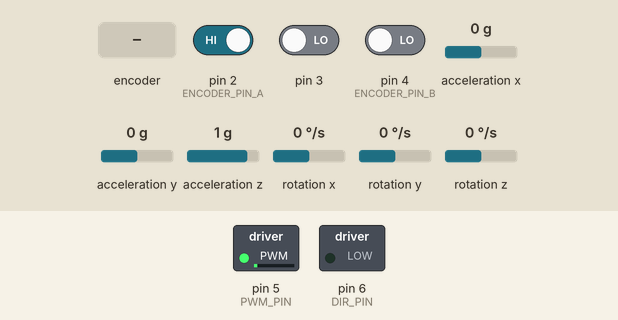
This sketch was run on a simulated Arduino Mega 2560, built with avr-gcc and run on an emulated ATmega2560. Parts: switched loads named in the sketch (green lamp = pin HIGH). Dashed ring = blinking. The inputs (shaded band) are chosen by the test bench; at power-on: acceleration x 0 g, pin 2 (ENCODER_PIN_A) HIGH, pin 3 LOW, pin 4 (ENCODER_PIN_B) LOW, acceleration y 0 g, acceleration z 1 g, rotation x 0 °/s, rotation y 0 °/s, rotation z 0 °/s. The sensor or clock chip raises its interrupt line as the real part does.

Above: at 1.7 s.
1.8 s: rotary encoder on pin 2 (ENCODER_PIN_A) / pin 4 (ENCODER_PIN_B) turned 3 steps (first pin leading)
At 2.05 s:
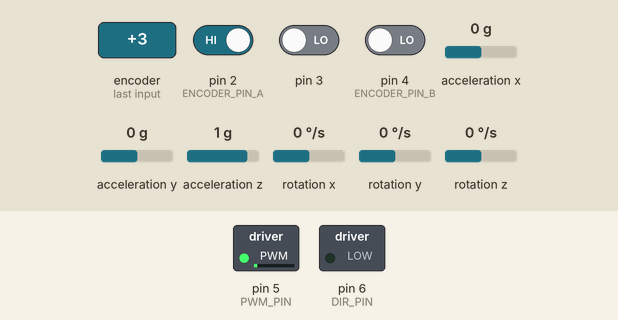
3.9 s: acceleration x set to -1.4 g
At 4.9 s:
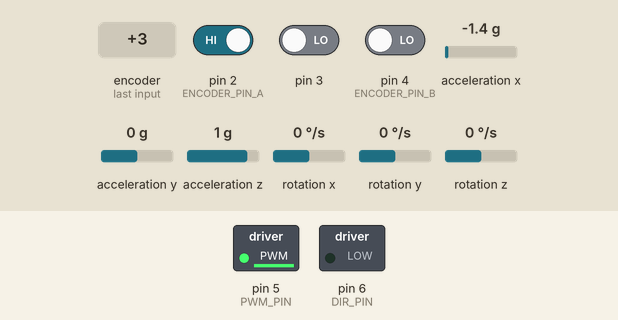
5.4 s: acceleration x set to 0.8 g
At 6.1 s:
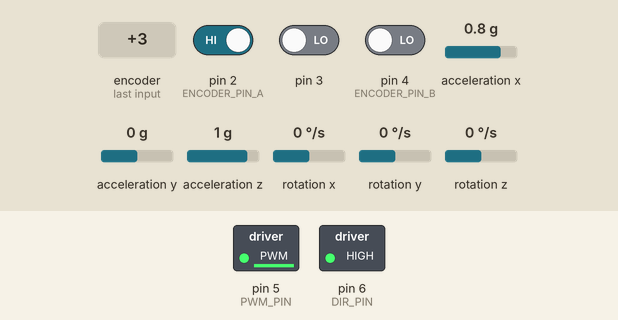
6.9 s: acceleration x set to -0.1 g
At 7.2 s:
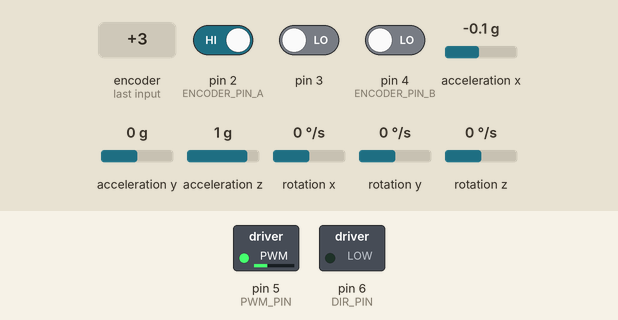
8.4 s: acceleration x set to -0.8 g
At 9.5 s:
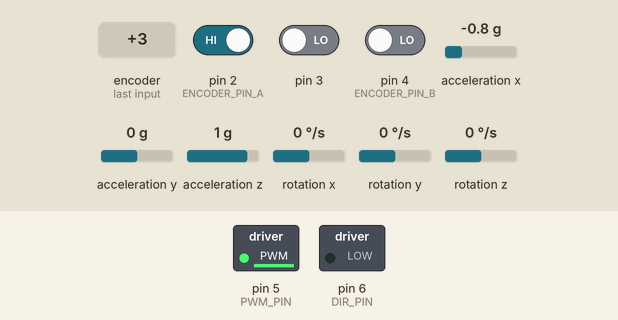
9.9 s: acceleration x set to 0 g
At 10.7 s:
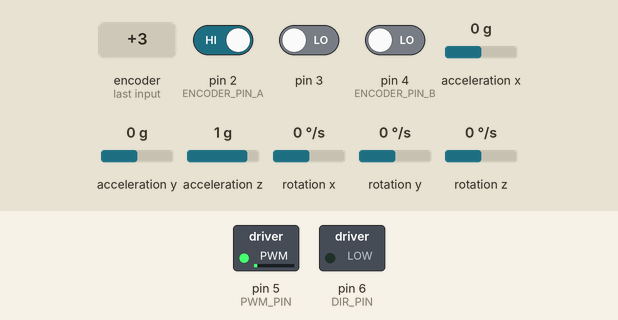
Timing chart, 0 to 12.4 s (numbered marks = the images above; inputs shaded):
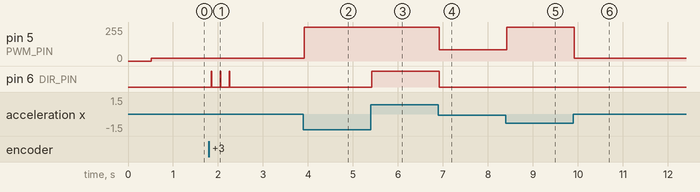

Measured:
- after the input at 1.8 s, pin 6 (DIR_PIN): alternates HIGH for 0.01 s and LOW for 0.19 s, 6 changes in all, then stays LOW, starting after 0.05 s
- after the input at 3.9 s, pin 5 (PWM_PIN): 21/255 → 254/255 at once
- after the input at 5.4 s, pin 6 (DIR_PIN): LOW → HIGH at once
- after the input at 6.9 s, pin 5 (PWM_PIN): 254/255 → 84/255 at once; pin 6 (DIR_PIN): HIGH → LOW at once
- after the input at 8.4 s, pin 5 (PWM_PIN): 84/255 → 254/255 at once
- after the input at 9.9 s, pin 5 (PWM_PIN): 254/255 → 21/255 at once

The sketch:

singleReactionWheel.ino
```cpp
#include "I2Cdev.h"
#include "Arduino.h"
#include "digitalWriteFast.h"
#include "Utility.h"
#include "MPU6050_6Axis_MotionApps20.h"

// Arduino Wire library is required if I2Cdev I2CDEV_ARDUINO_WIRE implementation
// is used in I2Cdev.h
#if I2CDEV_IMPLEMENTATION == I2CDEV_ARDUINO_WIRE
    #include "Wire.h"
#endif

MPU6050 mpu;

#define INTERRUPT_PIN 1
#define PWM_PIN 5
#define DIR_PIN 6
#define MAX_VOLTAGE 12
#define MIN_VOLTAGE 1
#define ENCODER_INTERRUPT 0
#define ENCODER_PIN_A 2
#define ENCODER_PIN_B 4
#define ENCODER_REVERSED

#define K_P 1
#define K_D 0
#define RESISTANCE 0.8
#define K_T 0.0225
#define K_E 0.0198
#define MOTOR_DIR -1

float robotAngle;
float robotAngleRef = 0.03;
float robotAngleError;
float torque;
unsigned long tPeriod = 0;
unsigned long tOld = 0;
float kMotor = 0.2;
float motorVoltage = 0;
float motorSpeed = 0;
volatile bool encoderSet;
volatile long encoderTicks = 0;
long encoderTicksOld = 0;
bool dmpReady = false;  // set true if DMP init was successful
uint8_t mpuIntStatus;   // holds actual interrupt status byte from MPU
uint8_t devStatus;      // return status after each device operation (0 = success, !0 = error)
uint16_t packetSize;    // expected DMP packet size (default is 42 bytes)
uint16_t fifoCount;     // count of all bytes currently in FIFO
uint8_t fifoBuffer[64]; // FIFO storage buffer

// orientation/motion vars
Quaternion q;           // [w, x, y, z]         quaternion container
VectorFloat gravity;    // [x, y, z]            gravity vector
int16_t gyro[3];        // [x, y, z]            gyro vector
float ypr[3];           // [yaw, pitch, roll]   yaw/pitch/roll container and gravity vector

volatile bool mpuInterrupt = false;     // indicates whether MPU interrupt pin has gone high

void dmpDataReady() {
    mpuInterrupt = true;
}

void runMotor(float voltageInput)
{
  	int voltageSign = sign(voltageInput);
  	if(voltageSign == -1)
  	{
    	voltageSign = 0;
  	}

  	voltageInput = abs(voltageInput);
  	if(voltageInput < MIN_VOLTAGE)
  	{
  		voltageInput = MIN_VOLTAGE;
  	}
  	if(voltageInput > MAX_VOLTAGE)
  	{
  		voltageInput = MAX_VOLTAGE;
  	}
  	int motorPWM = map((int)voltageInput*10,0,MAX_VOLTAGE*10,0,254);
  	digitalWrite(DIR_PIN, voltageSign);
    analogWrite(PWM_PIN, motorPWM);
}

void HandleMotorInterruptA()
{
  encoderSet = digitalReadFast(ENCODER_PIN_B);
  #ifdef ENCODER_REVERSED
    encoderTicks -= encoderSet ? -1 : +1;
  #else
    encoderTicks += encoderSet ? -1 : +1;
  #endif
}

// ================================================================
// ===                      INITIAL SETUP                       ===
// ================================================================

void setup()
{
    pinMode(INTERRUPT_PIN, INPUT);
    pinMode(PWM_PIN, OUTPUT);
    pinMode(DIR_PIN, OUTPUT);
  	pinMode(ENCODER_PIN_A, INPUT);
  	digitalWrite(ENCODER_PIN_A, LOW);
  	pinMode(ENCODER_PIN_B, INPUT);
  	digitalWrite(ENCODER_PIN_B, LOW);
  	attachInterrupt(ENCODER_INTERRUPT, HandleMotorInterruptA, RISING);

    #if I2CDEV_IMPLEMENTATION == I2CDEV_ARDUINO_WIRE
        Wire.begin();
        //Wire.setClock(400000); // 400kHz I2C clock. Comment this line if having compilation difficulties
    #elif I2CDEV_IMPLEMENTATION == I2CDEV_BUILTIN_FASTWIRE
        Fastwire::setup(400, true);
    #endif

   	Serial.begin(115200);

    mpu.initialize();

    // verify connection
    //Serial.println(F("Testing device connections..."));
    //Serial.println(mpu.testConnection() ? F("MPU6050 connection successful") : F("MPU6050 connection failed"));
    delay(2);

    devStatus = mpu.dmpInitialize();

    // supply your own gyro offsets here, scaled for min sensitivity
    mpu.setXGyroOffset(220);
    mpu.setYGyroOffset(76);
    mpu.setZGyroOffset(-85);
    mpu.setZAccelOffset(1788); // 1688 factory default for my test chip

    // make sure it worked (returns 0 if so)
    if (devStatus == 0) {
        // turn on the DMP, now that it's ready
        //Serial.println(F("Enabling DMP..."));
        mpu.setDMPEnabled(true);

        // enable Arduino interrupt detection
        //Serial.println(F("Enabling interrupt detection (Arduino external interrupt 0)..."));
        attachInterrupt(INTERRUPT_PIN, dmpDataReady, RISING);
        mpuIntStatus = mpu.getIntStatus();

        // set our DMP Ready flag so the main loop() function knows it's okay to use it
        //Serial.println(F("DMP ready! Waiting for first interrupt..."));
        dmpReady = true;

        // get expected DMP packet size for later comparison
        packetSize = mpu.dmpGetFIFOPacketSize();
    } else {
        // ERROR!
        // 1 = initial memory load failed
        // 2 = DMP configuration updates failed
        // (if it's going to break, usually the code will be 1)
        //Serial.print(F("DMP Initialization failed (code "));
        //Serial.print(devStatus);
        //Serial.println(F(")"));
    }

    tOld = millis();
}


// ================================================================
// ===                    MAIN PROGRAM LOOP                     ===
// ================================================================

void loop() {
    // if programming failed, don't try to do anything
    if (!dmpReady) return;

    // wait for MPU interrupt or extra packet(s) available
    while (!mpuInterrupt && fifoCount < packetSize) {

    }

    // reset interrupt flag and get INT_STATUS byte
    mpuInterrupt = false;
    mpuIntStatus = mpu.getIntStatus();

    // get current FIFO count
    fifoCount = mpu.getFIFOCount();

    // check for overflow (this should never happen unless our code is too inefficient)
    if ((mpuIntStatus & 0x10) || fifoCount == 1024) {
        // reset so we can continue cleanly
        mpu.resetFIFO();
        //Serial.println(F("FIFO overflow!"));

    // otherwise, check for DMP data ready interrupt (this should happen frequently)
    } else if (mpuIntStatus & 0x02) {
        // wait for correct available data length, should be a VERY short wait
        while (fifoCount < packetSize) fifoCount = mpu.getFIFOCount();

        // read a packet from FIFO
        mpu.getFIFOBytes(fifoBuffer, packetSize);

        // track FIFO count here in case there is > 1 packet available
        // (this lets us immediately read more without waiting for an interrupt)
        fifoCount -= packetSize;

        // display Euler angles in degrees
        mpu.dmpGetQuaternion(&q, fifoBuffer);
        mpu.dmpGetGyro(gyro, fifoBuffer);
        mpu.dmpGetGravity(&gravity, &q);
        mpu.dmpGetYawPitchRoll(ypr, &q, &gravity);

        robotAngle = ypr[1];

       	robotAngleError = robotAngleRef - robotAngle;

        tPeriod = millis() - tOld;
        tOld = millis();

        torque = K_P*robotAngleError + K_D*robotAngleError/tPeriod;

    	motorSpeed = (encoderTicks - encoderTicksOld)*1000*2*3.14/(tPeriod*7.0);
        encoderTicksOld = encoderTicks;

        motorVoltage = MOTOR_DIR*((RESISTANCE/K_T)*torque + K_E*motorSpeed);

        runMotor(motorVoltage);
        /*
        Serial.print("robotAngleError: ");
        Serial.print(robotAngleError);
        Serial.print(" ");
        Serial.print("Voltage: ");
        Serial.print(motorVoltage);
        Serial.print(" ");
        Serial.print("motor speed: ");
        Serial.print(motorSpeed);
        Serial.println(" ");
		*/

    }
}
```

Utility.h
```cpp
// (licence header left out)
#ifndef UTILITY_H
#define UTILITY_H

#include <Arduino.h>

template <typename type, typename param1, typename param2, typename mod>
void foreach(type* pins, byte numberOfPins, void (*function)(param1,param2),mod modifier){
	for (byte i=0; i<numberOfPins; i++){
		function(pins[i],modifier);
	}
}

template <typename type, typename param1, typename param2, typename mod>
void foreach(type* pins, int from, int to, void (*function)(param1,param2),mod modifier){
	for (byte i=from; i<=to; i++){
		function(pins[i],modifier);
	}
}

template <typename type, typename type2, typename param1>
void foreach(type* pins, type2* result, int numberOfPins, int (*function)(param1)){
	for (byte i=0; i<numberOfPins; i++){
		result[i] = function(pins[i]);
	}
}

//determine the sign of a value
template <typename type>
type sign(type value) {
  return type((value>0)-(value<0));
}

#endif

/*
|| @changelog
|| | 1.2 2009-06-17 - Alexander Brevig : extended templating
|| | 1.1 2009-06-17 - Alexander Brevig : sign
|| | 1.0 2009-06-17 - Alexander Brevig : foreach
|| | 1.0 2009-06-17 - Alexander Brevig : Initial Release
|| #
*/
```

digitalWriteFast.h
```cpp
#if !defined(digitalPinToPortReg)
#if !(defined(__AVR_ATmega1280__) || defined(__AVR_ATmega2560__) || defined(__AVR_ATmega2561__) )


// Standard Arduino Pins
#define digitalPinToPortReg(P) \
(((P) >= 0 && (P) <= 7) ? &PORTD : (((P) >= 8 && (P) <= 13) ? &PORTB : &PORTC))
#define digitalPinToDDRReg(P) \
(((P) >= 0 && (P) <= 7) ? &DDRD : (((P) >= 8 && (P) <= 13) ? &DDRB : &DDRC))
#define digitalPinToPINReg(P) \
(((P) >= 0 && (P) <= 7) ? &PIND : (((P) >= 8 && (P) <= 13) ? &PINB : &PINC))
#define digitalPinToBit(P) \
(((P) >= 0 && (P) <= 7) ? (P) : (((P) >= 8 && (P) <= 13) ? (P) - 8 : (P) - 14))

#if defined(__AVR_ATmega8__)

// 3 PWM
#define digitalPinToTimer(P) \
(((P) ==  9 || (P) == 10) ? &TCCR1A : (((P) == 11) ? &TCCR2 : 0))
#define digitalPinToTimerBit(P) \
(((P) ==  9) ? COM1A1 : (((P) == 10) ? COM1B1 : COM21))
#else

// 6 PWM
#define digitalPinToTimer(P) \
(((P) ==  6 || (P) ==  5) ? &TCCR0A : \
        (((P) ==  9 || (P) == 10) ? &TCCR1A : \
        (((P) == 11 || (P) ==  3) ? &TCCR2A : 0)))
#define digitalPinToTimerBit(P) \
(((P) ==  6) ? COM0A1 : (((P) ==  5) ? COM0B1 : \
        (((P) ==  9) ? COM1A1 : (((P) == 10) ? COM1B1 : \
        (((P) == 11) ? COM2A1 : COM2B1)))))
#endif

#else
// Arduino Mega Pins
#define digitalPinToPortReg(P) \
(((P) >= 22 && (P) <= 29) ? &PORTA : \
        ((((P) >= 10 && (P) <= 13) || ((P) >= 50 && (P) <= 53)) ? &PORTB : \
        (((P) >= 30 && (P) <= 37) ? &PORTC : \
        ((((P) >= 18 && (P) <= 21) || (P) == 38) ? &PORTD : \
        ((((P) >= 0 && (P) <= 3) || (P) == 5) ? &PORTE : \
        (((P) >= 54 && (P) <= 61) ? &PORTF : \
        ((((P) >= 39 && (P) <= 41) || (P) == 4) ? &PORTG : \
        ((((P) >= 6 && (P) <= 9) || (P) == 16 || (P) == 17) ? &PORTH : \
        (((P) == 14 || (P) == 15) ? &PORTJ : \
        (((P) >= 62 && (P) <= 69) ? &PORTK : &PORTL))))))))))

#define digitalPinToDDRReg(P) \
(((P) >= 22 && (P) <= 29) ? &DDRA : \
        ((((P) >= 10 && (P) <= 13) || ((P) >= 50 && (P) <= 53)) ? &DDRB : \
        (((P) >= 30 && (P) <= 37) ? &DDRC : \
        ((((P) >= 18 && (P) <= 21) || (P) == 38) ? &DDRD : \
        ((((P) >= 0 && (P) <= 3) || (P) == 5) ? &DDRE : \
        (((P) >= 54 && (P) <= 61) ? &DDRF : \
        ((((P) >= 39 && (P) <= 41) || (P) == 4) ? &DDRG : \
        ((((P) >= 6 && (P) <= 9) || (P) == 16 || (P) == 17) ? &DDRH : \
        (((P) == 14 || (P) == 15) ? &DDRJ : \
        (((P) >= 62 && (P) <= 69) ? &DDRK : &DDRL))))))))))

#define digitalPinToPINReg(P) \
(((P) >= 22 && (P) <= 29) ? &PINA : \
        ((((P) >= 10 && (P) <= 13) || ((P) >= 50 && (P) <= 53)) ? &PINB : \
        (((P) >= 30 && (P) <= 37) ? &PINC : \
        ((((P) >= 18 && (P) <= 21) || (P) == 38) ? &PIND : \
        ((((P) >= 0 && (P) <= 3) || (P) == 5) ? &PINE : \
        (((P) >= 54 && (P) <= 61) ? &PINF : \
        ((((P) >= 39 && (P) <= 41) || (P) == 4) ? &PING : \
        ((((P) >= 6 && (P) <= 9) || (P) == 16 || (P) == 17) ? &PINH : \
        (((P) == 14 || (P) == 15) ? &PINJ : \
        (((P) >= 62 && (P) <= 69) ? &PINK : &PINL))))))))))

#define digitalPinToBit(P) \
(((P) >=  7 && (P) <=  9) ? (P) - 3 : \
        (((P) >= 10 && (P) <= 13) ? (P) - 6 : \
        (((P) >= 22 && (P) <= 29) ? (P) - 22 : \
        (((P) >= 30 && (P) <= 37) ? 37 - (P) : \
        (((P) >= 39 && (P) <= 41) ? 41 - (P) : \
        (((P) >= 42 && (P) <= 49) ? 49 - (P) : \
        (((P) >= 50 && (P) <= 53) ? 53 - (P) : \
        (((P) >= 54 && (P) <= 61) ? (P) - 54 : \
        (((P) >= 62 && (P) <= 69) ? (P) - 62 : \
        (((P) == 0 || (P) == 15 || (P) == 17 || (P) == 21) ? 0 : \
        (((P) == 1 || (P) == 14 || (P) == 16 || (P) == 20) ? 1 : \
        (((P) == 19) ? 2 : \
        (((P) == 5 || (P) == 6 || (P) == 18) ? 3 : \
        (((P) == 2) ? 4 : \
        (((P) == 3 || (P) == 4) ? 5 : 7)))))))))))))))

// 15 PWM
#define digitalPinToTimer(P) \
(((P) == 13 || (P) ==  4) ? &TCCR0A : \
        (((P) == 11 || (P) == 12) ? &TCCR1A : \
        (((P) == 10 || (P) ==  9) ? &TCCR2A : \
        (((P) ==  5 || (P) ==  2 || (P) ==  3) ? &TCCR3A : \
        (((P) ==  6 || (P) ==  7 || (P) ==  8) ? &TCCR4A : \
        (((P) == 46 || (P) == 45 || (P) == 44) ? &TCCR5A : 0))))))
#define digitalPinToTimerBit(P) \
(((P) == 13) ? COM0A1 : (((P) ==  4) ? COM0B1 : \
        (((P) == 11) ? COM1A1 : (((P) == 12) ? COM1B1 : \
        (((P) == 10) ? COM2A1 : (((P) ==  9) ? COM2B1 : \
        (((P) ==  5) ? COM3A1 : (((P) ==  2) ? COM3B1 : (((P) ==  3) ? COM3C1 : \
        (((P) ==  6) ? COM4A1 : (((P) ==  7) ? COM4B1 : (((P) ==  8) ? COM4C1 : \
        (((P) == 46) ? COM5A1 : (((P) == 45) ? COM5B1 : COM5C1))))))))))))))

#endif
#endif

#if !defined(digitalWriteFast)
#define digitalWriteFast(P, V) \
if (__builtin_constant_p(P) && __builtin_constant_p(V)) { \
                if (digitalPinToTimer(P)) \
                        bitClear(*digitalPinToTimer(P), digitalPinToTimerBit(P)); \
                bitWrite(*digitalPinToPortReg(P), digitalPinToBit(P), (V)); \
        } else { \
                digitalWrite((P), (V)); \
        }
#endif

#if !defined(pinModeFast)
#define pinModeFast(P, V) \
if (__builtin_constant_p(P) && __builtin_constant_p(V)) { \
                bitWrite(*digitalPinToDDRReg(P), digitalPinToBit(P), (V)); \
        } else {  \
                pinMode((P), (V)); \
        }
#endif

#if !defined(digitalReadFast)
#define digitalReadFast(P) ( (int) __digitalReadFast__((P)) )
#define __digitalReadFast__(P ) \
(__builtin_constant_p(P) ) ? ( \
                digitalPinToTimer(P) ? ( \
                       bitClear(*digitalPinToTimer(P), digitalPinToTimerBit(P)) ,  \
                             bitRead(*digitalPinToPINReg(P), digitalPinToBit(P))) : \
                  bitRead(*digitalPinToPINReg(P), digitalPinToBit(P)))  : \
                digitalRead((P))
#endif

#if !defined(digitalWriteFast2)
#define digitalWriteFast2(P, V) \
if (__builtin_constant_p(P) && __builtin_constant_p(V)) { \
                bitWrite(*digitalPinToPortReg(P), digitalPinToBit(P), (V)); \
        } else { \
                digitalWrite((P), (V)); \
        }
#endif

#if !defined(pinModeFast2)
#define pinModeFast2(P, V) \
if (__builtin_constant_p(P) && __builtin_constant_p(V)) { \
                if (digitalPinToTimer(P)) \
                        bitClear(*digitalPinToTimer(P), digitalPinToTimerBit(P)); \
                bitWrite(*digitalPinToDDRReg(P), digitalPinToBit(P), (V)); \
        } else {  \
                pinMode((P), (V)); \
        }
#endif

#if !defined(digitalReadFast2)
#define digitalReadFast2(P) ( (int) __digitalReadFast2__((P)) )
#define __digitalReadFast2__(P ) \
(__builtin_constant_p(P) ) ? ( \
                ( bitRead(*digitalPinToPINReg(P), digitalPinToBit(P))) ) : \
                digitalRead((P))
#endif
```
